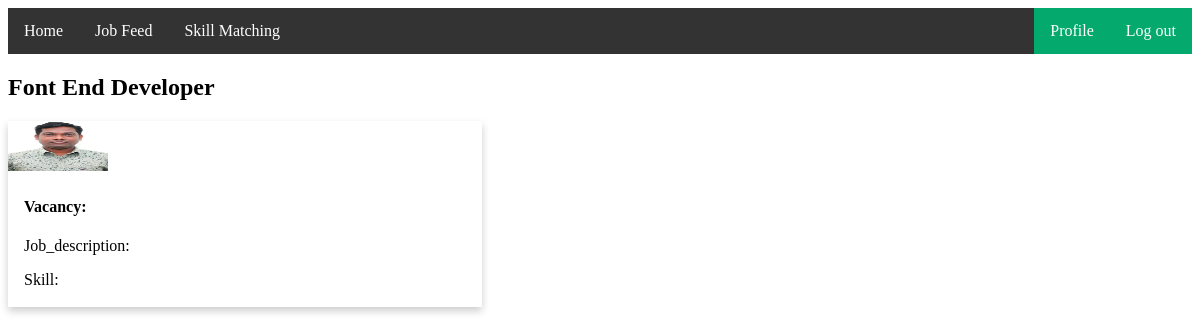
Page /viewJob/1 on the committed database.
### myApp/models.py (models this page shows, shortened)
class JobModel(models.Model):
    JOB_TYPE_CHOICES=[
        ('full_time', 'Full Time'),
        ('part_time', 'Part Time'),
    ]
    SKILLS=[
        ('programming','Programming'),
        ('networking','Networking'),
        ('graphics_design','Graphics_design'),
    ]
    skills=models.CharField(choices=SKILLS,max_length=100,null=True)
    user=models.ForeignKey(customUser,null=True,blank=True,on_delete=models.CASCADE)
    job_title = models.CharField(max_length=200, null=True, blank=True)
    vacancy = models.CharField(max_length=200, null=True, blank=True)
    job_description = models.TextField(null=True, blank=True)
    category = models.CharField(max_length=50, choices=JOB_TYPE_CHOICES, null=True, blank=True)
    image=models.ImageField(upload_to="Media/Pro_pic",null=True)

### myProject/views.py (the view)
# urls.py: path('viewJob/<str:id>', viewJob, name='viewJob'),
def viewJob(request,id):
    job=JobModel.objects.get(id=id)
    context={
        'job':job
    }
    return render(request,"viewJob.html",context)

### Template/viewJob.html (shortened to what this page needs)
{% extends 'base.html' %}
{% block body %}
<!DOCTYPE html>
<html>
<head>
</head>
<body>
<h2>{{job.job_title}}</h2>
<div class="card">
    <img src="/{{job.image}}" alt="Avatar" height="50px" width="100px">
  <div class="container">
    <h4><b>Vacancy:{{i.vacancy}}</b></h4>
    <p>Job_description:{{i.job_description}}</p>
    <p>Skill:{{i.skills}}</p>
  </div>
</div>
</body>
</html>
{% endblock body %}

### Template/viewJob.html (style rules this page uses)
.card { box-shadow: 0 4px 8px 0 rgba(0,0,0,0.2); transition: 0.3s; width: 40%; }
.container { padding: 2px 16px; }

### rows in the picture
JobModel: job_title "Font End Developer", image (picture)
